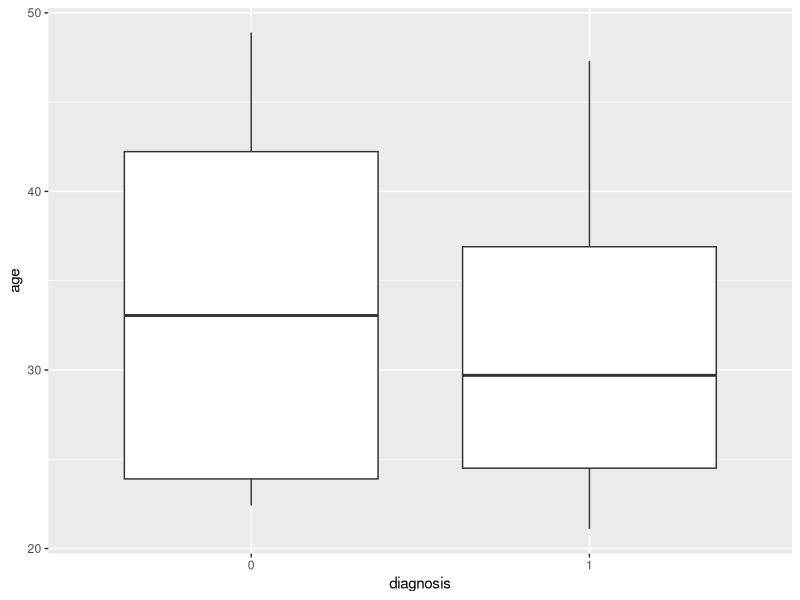
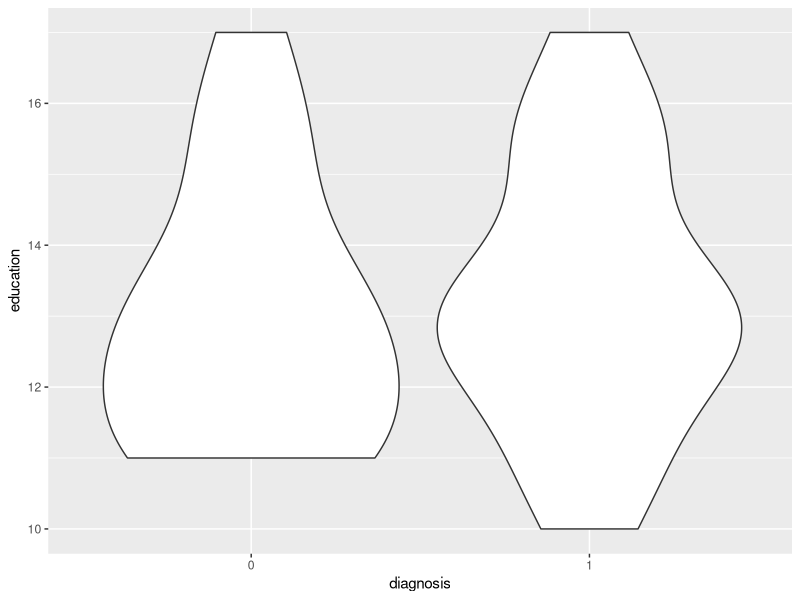
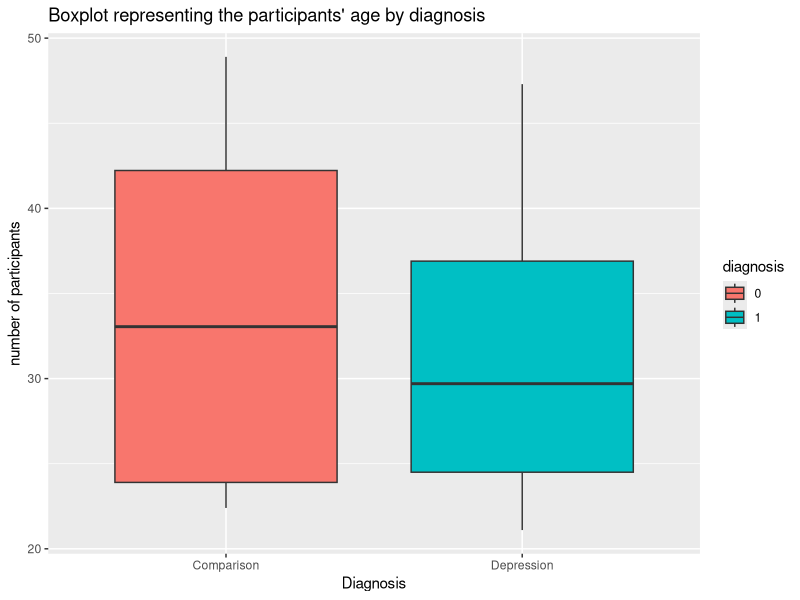
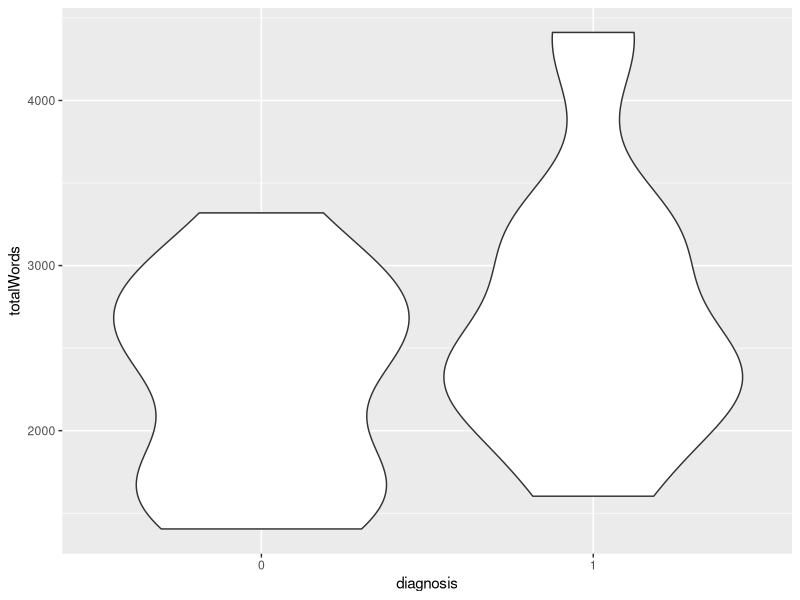

Here is the R script that generated these plots, in order:
## ---- chunk 1
knitr::opts_chunk$set(echo = TRUE)
## ---- chunk 2
library(ggplot2)
## ---- chunk 3

getwd()
locpath="/Users/semrf/Dropbox/My courses/2016 - stats for humanities/Exercises/Day2"
setwd(locpath)
Data = read.csv("Day2Exercise1.csv")

## ---- chunk 4

# Take a look at the first 6 lines
head(Data)
# How many datapoints?
nrow(Data)
# How many features?
ncol(Data)

# Select row 3 only
Data[3,]
# Select column 4 only
Data[,4]

# Visualize a specific feature
Data$diagnosis

# Select only participants with depression
Data[Data$diagnosis==1,]

## ---- chunk 5
# Make sure that participant ID (nr) is considered as categorical (R calls categorical "factor")
Data$nr=as.factor(Data$nr)
# Make sure that gender is considered a factor
Data$gender=as.factor(Data$gender)
# Make sure that diagnosis is considered a factor
Data$diagnosis=as.factor(Data$diagnosis)
## ---- chunk 6

summary(Data$age)
sd(Data$age,na.rm=TRUE)
## ---- chunk 7
# Check the number of participants

ParticipantNr=nrow(Data)

aggregate(Data["nr"], by=Data["diagnosis"], FUN=length)

## ---- chunk 8

aggregate(Data["nr"], by=Data["gender"], FUN=length)
aggregate(Data["nr"], by=Data[c("gender","diagnosis")], FUN=length)

aggregate(Data["age"],by=Data["diagnosis"], FUN=mean, na.rm=TRUE)

aggregate(age~diagnosis*gender,Data, FUN=mean, na.rm=TRUE)

## ---- chunk 9

ggplot(Data,aes(x=diagnosis,y=age))+geom_boxplot()

ggplot(Data,aes(x=diagnosis,y=education))+geom_violin()

AgeDiagnosisModel=lm(age~diagnosis,Data)
summary(AgeDiagnosisModel)
# Boxplot

plot2 <- ggplot(Data) + geom_boxplot(aes(x=diagnosis,y=age, fill=diagnosis)) +
          ggtitle("Boxplot representing the participants' age by diagnosis") + 
          xlab("Diagnosis") + 
          ylab("number of participants") + 
          scale_x_discrete(labels=c("Comparison", "Depression"))
print(plot2)

# Violin Plot

# Use aggregate to calculate mean and sd of age by diagnosis

## ---- chunk 10

## ---- chunk 11
ggplot(Data,aes(x=diagnosis,y=totalWords))+geom_violin()

## ---- chunk 12
model1=lm(totalWords~diagnosis,Data)
summary(model1)
## ---- chunk 13

## ---- chunk 14

## ---- chunk 15

## ---- chunk 16

## ---- chunk 17

## ---- chunk 18

